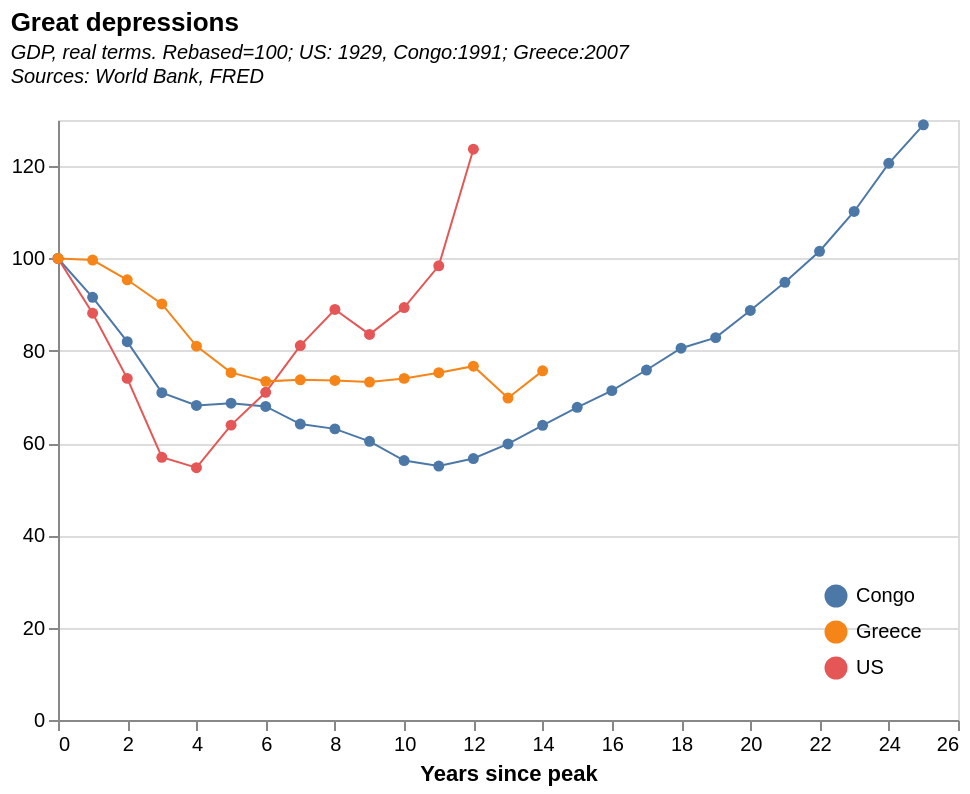

Write the Vega-Lite specification saved for this chart.
### Vega-Lite specification from a JSON file in a GitHub repository (floating-point values rounded to 4 significant figures)
{"$schema": "https://vega.github.io/schema/vega-lite/v5.json", "title": {"text": "Great depressions", "subtitle": ["GDP, real terms. Rebased=100; US: 1929, Congo:1991; Greece:2007", "Sources: World Bank, FRED", ""], "subtitleFontStyle": "italic", "subtitleFontSize": 10, "anchor": "start", "color": "black"}, "data": {"values": [{"Year": "0", "Congo": "100", "Greece": "100", "US": "100"}, {"Year": "1", "Congo": "91.5789485", "Greece": "99.66482766", "US": "88.14415242"}, {"Year": "2", "Congo": "81.96315106", "Greece": "95.37850886", "US": "74.01870768"}, {"Year": "3", "Congo": "70.92349283", "Greece": "90.15346646", "US": "56.92834462"}, {"Year": "4", "Congo": "68.15747887", "Greece": "81.00350732", "US": "54.66352959"}, {"Year": "5", "Congo": "68.63458043", "Greece": "75.26303437", "US": "63.8892077"}, {"Year": "6", "Congo": "67.93233018", "Greece": "73.36941852", "US": "71.00596809"}, {"Year": "7", "Congo": "64.11653954", "Greece": "73.71843387", "US": "81.13355522"}, {"Year": "8", "Congo": "63.07518817", "Greece": "73.57388114", "US": "88.95041891"}, {"Year": "9", "Congo": "60.3817888", "Greece": "73.21544884", "US": "83.54565974"}, {"Year": "10", "Congo": "56.20884726", "Greece": "74.01507072", "US": "89.36550748"}, {"Year": "11", "Congo": "55.02836422", "Greece": "75.24995935", "US": "98.41520334"}, {"Year": "12", "Congo": "56.65047118", "Greece": "76.66792578", "US": "123.6743946"}, {"Year": "13", "Congo": "59.8103338", "Greece": "69.76471228", "US": "158.7206856"}, {"Year": "14", "Congo": "63.84057774", "Greece": "75.64896497", "US": "194.2346685"}, {"Year": "15", "Congo": "67.75729368", "Greece": "", "US": "214.6667814"}, {"Year": "16", "Congo": "71.36264544", "Greece": "", "US": "218.0716554"}, {"Year": "17", "Congo": "75.82957436", "Greece": "", "US": "217.6202227"}, {"Year": "18", "Congo": "80.55064348", "Greece": "", "US": "238.7390489"}, {"Year": "19", "Congo": "82.85041591", "Greece": "", "US": "262.5081296"}, {"Year": "20", "Congo": "88.73940407", "Greece": "", "US": "260.6019741"}, {"Year": "21", "Congo": "94.83994605", "Greece": "", "US": "286.7621179"}, {"Year": "22", "Congo": "101.5611572", "Greece": "", "US": ""}, {"Year": "23", "Congo": "110.1755305", "Greece": "", "US": ""}, {"Year": "24", "Congo": "120.6094707", "Greece": "", "US": ""}, {"Year": "25", "Congo": "128.9510232", "Greece": "", "US": ""}], "format": {"parse": {"Year": "number"}}}, "transform": [{"fold": ["Congo", "US", "Greece"], "as": ["country", "GDP"]}, {"filter": "datum.GDP>0"}, {"filter": "datum.GDP<130"}], "height": 300, "width": 450, "mark": {"type": "line", "strokeWidth": 1, "point": true}, "encoding": {"x": {"field": "Year", "type": "quantitative", "title": "Years since peak", "axis": {"grid": false}}, "y": {"field": "GDP", "type": "quantitative", "title": null}, "color": {"field": "country", "title": null, "legend": {"orient": "bottom-right"}}}}
